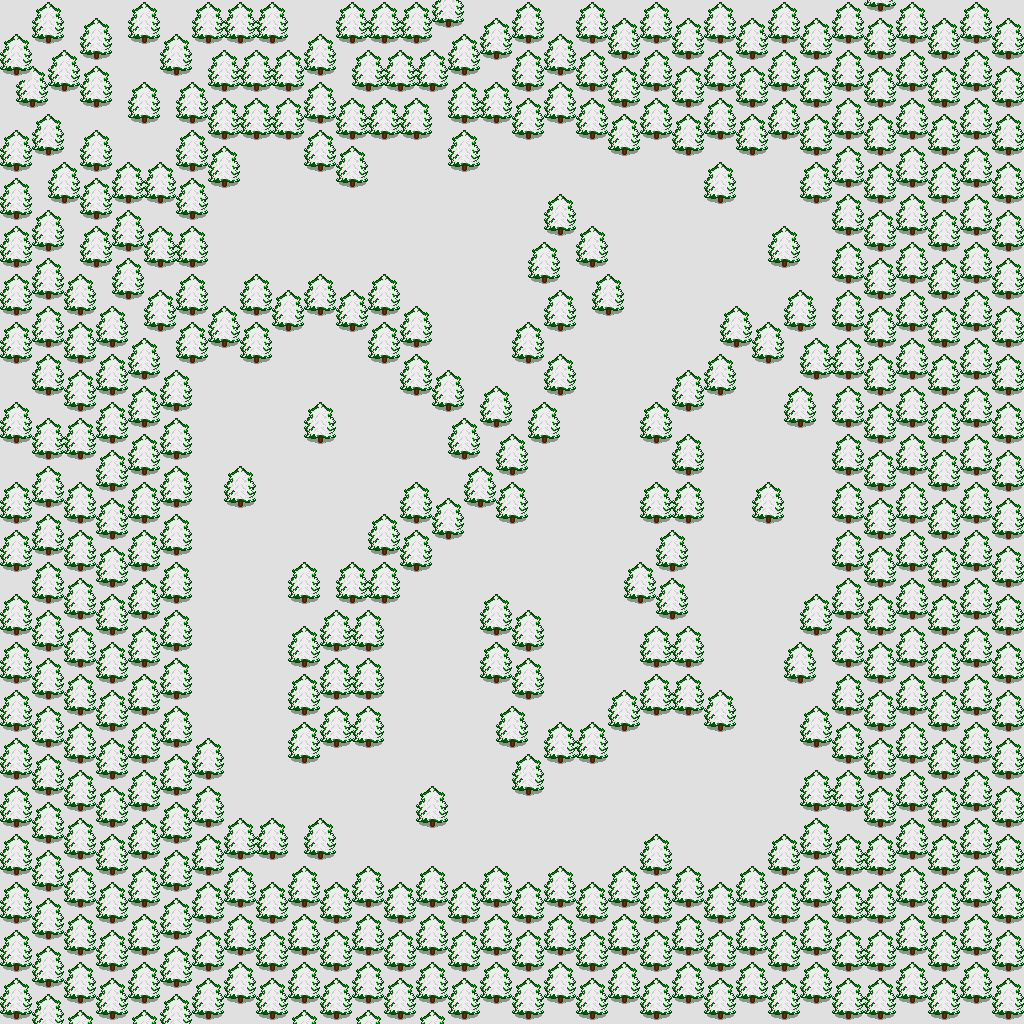

Below is a game level as drawn by its tile map, then a one-line description and the .tmx that defines it (tile-layer data replaced by summaries):
An orthogonal 64x64 tile map with 16x16 px tiles, 2 tile layers (Tile Layer 1, Collision Layer) and 19 objects (7x TROLL, 4x FROST_ELEMENTAL, 4x CHEST, BLUE_PORTAL, TELEPORTER, ...).

<map version="1.2" tiledversion="1.2.3536" orientation="orthogonal" renderorder="right-down" width="64" height="64" tilewidth="16" tileheight="16" infinite="0" nextlayerid="5" nextobjectid="61">
 <tileset firstgid="1" source="FROSTLANDS.tsx" />
 <layer id="1" name="Tile Layer 1" width="64" height="64">
  <data>[4096 cells, 4096 non-empty, 1 distinct tile ids]</data>
 </layer>
 <layer id="2" name="Collision Layer" width="64" height="64">
  <data>[4096 cells, 2705 non-empty, 6 distinct tile ids]</data>
 </layer>
 <objectgroup id="4" name="Object Layer 1">
  <object id="1" name="BLUE_PORTAL" x="699.458" y="279.293" />
  <object id="2" name="CASTLE" type="TELEPORTER" x="697.958" y="282.293">
   <properties>
    <property name="ID" type="int" value="1014" />
   </properties>
  </object>
  <object id="3" name="START" x="686.416" y="228.001" width="26" height="24.75" />
  <object id="43" name="FROST_ELEMENTAL" x="254.667" y="414" />
  <object id="46" name="FROST_ELEMENTAL" x="811" y="555.25" />
  <object id="47" name="FROST_ELEMENTAL" x="752" y="814" />
  <object id="48" name="FROST_ELEMENTAL" x="262" y="789" />
  <object id="49" name="TROLL" x="234" y="251.667" />
  <object id="50" name="TROLL" x="295" y="239" />
  <object id="51" name="TROLL" x="345.667" y="217.667" />
  <object id="52" name="TROLL" x="592" y="657.333" />
  <object id="53" name="TROLL" x="594" y="850.667" />
  <object id="54" name="TROLL" x="436.667" y="710" />
  <object id="55" name="TROLL" x="241.333" y="629.333" />
  <object id="56" name="FROST_SKELETON" x="332" y="511.333" />
  <object id="57" name="CHEST" x="266" y="191" />
  <object id="58" name="CHEST" x="417.333" y="443.333" />
  <object id="59" name="CHEST" x="582.667" y="697.333" />
  <object id="60" name="CHEST" x="760.667" y="386.667" />
 </objectgroup>
</map>
